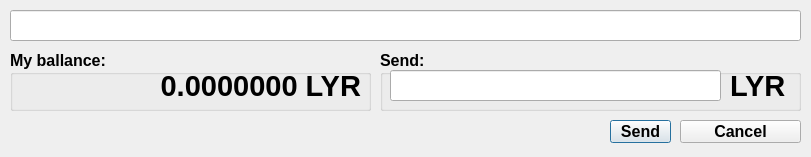
<?xml version="1.0" encoding="UTF-8"?>
<ui version="4.0">
 <class>send</class>
 <widget class="QDialog" name="send">
  <property name="geometry">
   <rect>
    <x>0</x>
    <y>0</y>
    <width>811</width>
    <height>157</height>
   </rect>
  </property>
  <property name="focusPolicy">
   <enum>Qt::StrongFocus</enum>
  </property>
  <property name="windowTitle">
   <string>Send</string>
  </property>
  <property name="locale">
   <locale language="English" country="UnitedStates"/>
  </property>
  <widget class="QGroupBox" name="myBalanceGroupBox">
   <property name="geometry">
    <rect>
     <x>10</x>
     <y>50</y>
     <width>361</width>
     <height>61</height>
    </rect>
   </property>
   <property name="font">
    <font>
     <pointsize>12</pointsize>
     <weight>75</weight>
     <bold>true</bold>
    </font>
   </property>
   <property name="title">
    <string>My ballance:</string>
   </property>
   <widget class="QLabel" name="myBalanceLabel">
    <property name="geometry">
     <rect>
      <x>10</x>
      <y>20</y>
      <width>341</width>
      <height>31</height>
     </rect>
    </property>
    <property name="font">
     <font>
      <pointsize>22</pointsize>
      <weight>75</weight>
      <bold>true</bold>
     </font>
    </property>
    <property name="text">
     <string>0.0000000 LYR</string>
    </property>
    <property name="alignment">
     <set>Qt::AlignRight|Qt::AlignTrailing|Qt::AlignVCenter</set>
    </property>
   </widget>
  </widget>
  <widget class="QGroupBox" name="sendGroupBox">
   <property name="geometry">
    <rect>
     <x>380</x>
     <y>50</y>
     <width>421</width>
     <height>61</height>
    </rect>
   </property>
   <property name="font">
    <font>
     <pointsize>12</pointsize>
     <weight>75</weight>
     <bold>true</bold>
    </font>
   </property>
   <property name="title">
    <string>Send:</string>
   </property>
   <widget class="QLabel" name="coinLabel">
    <property name="geometry">
     <rect>
      <x>350</x>
      <y>20</y>
      <width>61</width>
      <height>31</height>
     </rect>
    </property>
    <property name="font">
     <font>
      <pointsize>22</pointsize>
      <weight>75</weight>
      <bold>true</bold>
     </font>
    </property>
    <property name="text">
     <string>LYR</string>
    </property>
   </widget>
   <widget class="QLineEdit" name="sendLineEdit">
    <property name="geometry">
     <rect>
      <x>10</x>
      <y>20</y>
      <width>331</width>
      <height>31</height>
     </rect>
    </property>
    <property name="font">
     <font>
      <pointsize>12</pointsize>
      <weight>75</weight>
      <bold>true</bold>
     </font>
    </property>
    <property name="focusPolicy">
     <enum>Qt::StrongFocus</enum>
    </property>
   </widget>
  </widget>
  <widget class="QPushButton" name="sendPushButton">
   <property name="geometry">
    <rect>
     <x>610</x>
     <y>120</y>
     <width>61</width>
     <height>23</height>
    </rect>
   </property>
   <property name="font">
    <font>
     <pointsize>12</pointsize>
     <weight>75</weight>
     <bold>true</bold>
    </font>
   </property>
   <property name="text">
    <string>Send</string>
   </property>
  </widget>
  <widget class="QPushButton" name="cancelPushButton">
   <property name="geometry">
    <rect>
     <x>680</x>
     <y>120</y>
     <width>121</width>
     <height>23</height>
    </rect>
   </property>
   <property name="font">
    <font>
     <pointsize>12</pointsize>
     <weight>75</weight>
     <bold>true</bold>
    </font>
   </property>
   <property name="text">
    <string>Cancel</string>
   </property>
  </widget>
  <widget class="QLineEdit" name="idLineEdit">
   <property name="geometry">
    <rect>
     <x>10</x>
     <y>10</y>
     <width>791</width>
     <height>31</height>
    </rect>
   </property>
   <property name="font">
    <font>
     <pointsize>10</pointsize>
     <weight>75</weight>
     <bold>true</bold>
    </font>
   </property>
   <property name="focusPolicy">
    <enum>Qt::StrongFocus</enum>
   </property>
  </widget>
 </widget>
 <tabstops>
  <tabstop>idLineEdit</tabstop>
  <tabstop>sendLineEdit</tabstop>
  <tabstop>cancelPushButton</tabstop>
  <tabstop>sendPushButton</tabstop>
 </tabstops>
 <resources/>
 <connections/>
</ui>
